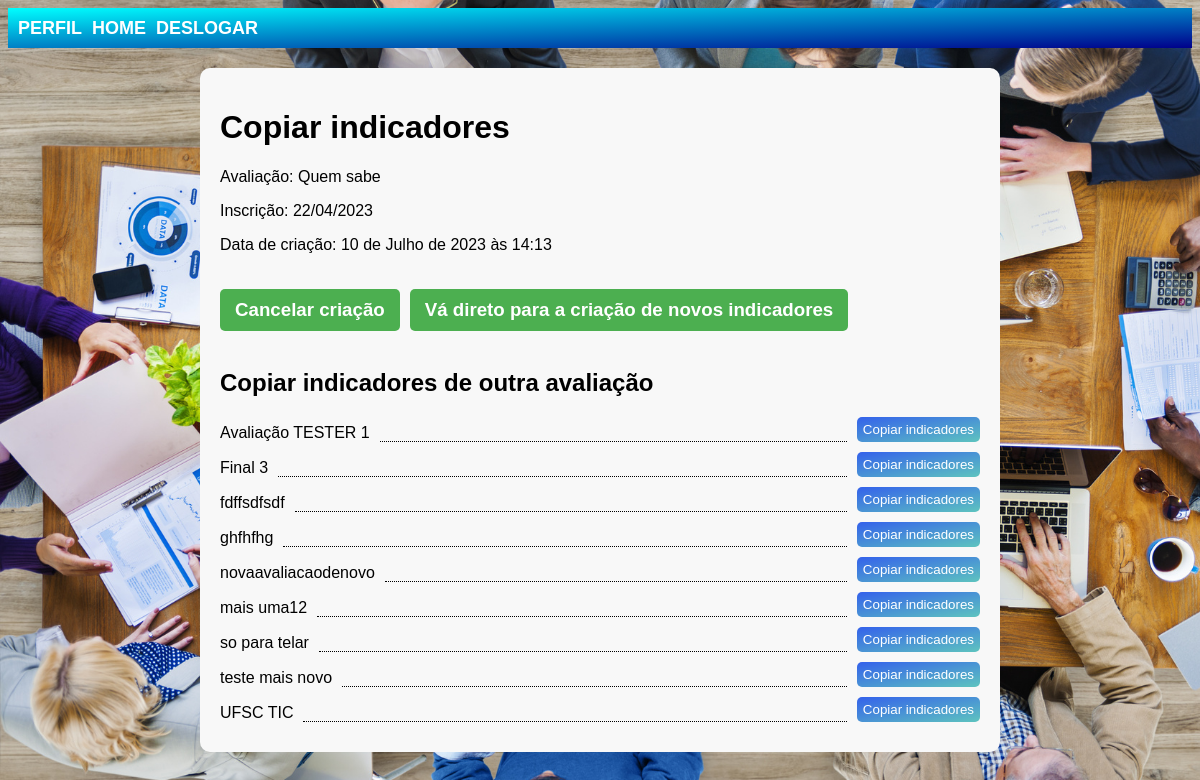
/avaliacoes/exibir_copiar_indicadores/33/ (signed in), run on the app's committed database.
### avaliacoes/models.py (models this page shows, shortened)
class Avaliacao(models.Model):
    nome = models.CharField(max_length=255)
    inscricao = models.CharField(max_length=255)
    data_criacao = models.DateTimeField(auto_now_add=True)
    distribuidor = models.ForeignKey(CustomUser, on_delete=models.CASCADE, related_name='avaliacoes_criadas', limit_choices_to={'user_type': 'distribuidor'})
    avaliadores = models.ManyToManyField(CustomUser, related_name='avaliacoes', limit_choices_to={'user_type': 'avaliador'})

### avaliacoes/views.py (the view)
# urls.py: path('exibir_copiar_indicadores/<int:avaliacao_id>/', views.exibir_copiar_indicadores,
@login_required
def exibir_copiar_indicadores(request, avaliacao_id):
    avaliacao = get_object_or_404(Avaliacao, id=avaliacao_id)
    if request.user != avaliacao.distribuidor:
        messages.error(request, 'Você não tem permissão para copiar os indicadores desta avaliação.')
        return redirect('avaliacoes:home')
    avaliacoes = Avaliacao.objects.filter(distribuidor=request.user).exclude(id=avaliacao.id)
    return render(request, 'avaliacoes/copiar_indicadores.html', {'avaliacao': avaliacao, 'avaliacoes': avaliacoes})

### templates/avaliacoes/copiar_indicadores.html (shortened to what this page needs)
{% extends 'base.html' %}
{% block content %}
    <div class="container">
        <div class="box">
            <h1>Copiar indicadores</h1>
            <p>Avaliação: {{ avaliacao.nome }}</p>
            <p>Inscrição: {{ avaliacao.inscricao }}</p>
            <p>Data de criação: {{ avaliacao.data_criacao }}</p>
            <div class="button-group">
               <h3>
                    <a href="{% url 'avaliacoes:excluir_avaliacao' avaliacao.id %}" onclick="return confirm('Tem certeza que deseja cancelar a criação desta avaliação?')">Cancelar criação</a>
               </h3>
               <h3>
                    <a href="{% url 'avaliacoes:criar_indicador' avaliacao.id %}">Vá direto para a criação de novos indicadores</a>
               </h3>
            </div>
           <h2>Copiar indicadores de outra avaliação</h2>
           {% for outra_avaliacao in avaliacoes %}
               <div class="evaluation-item">
                   {{ outra_avaliacao.nome }}
                   <span></span>
                   <form action="{% url 'avaliacoes:copiar_indicadores' outra_avaliacao.id %}" method="post">
                       <button class="btn-copiar" type="submit">Copiar indicadores</button>
                   </form>
               </div>
           {% endfor %}
       </div>
   </div>
{% endblock %}

### static/css/estilo.css (style rules this page uses)
body { font-family: 'abc', sans-serif; }

### templates/avaliacoes/copiar_indicadores.html (style rules this page uses)
.container { max-width: 800px; margin: 0 auto; padding: 20px; }
.box { background-color: #f8f8f8; padding: 20px; border-radius: 10px; margin-bottom: 20px; }
.button-group { display: flex; align-items: center; margin-bottom: 10px; }
.button-group a { display: inline-block; padding: 10px 15px; background-color: #4CAF50; color: white; text-decoration: none; border-radius: 5px; margin-right: 10px; }
.evaluation-item { display:flex; align-items:flex-end; justify-content:space-between; margin-bottom:10px }
.evaluation-item span { flex-grow:1; border-bottom:dotted 1px black; margin-left:10px; margin-right:10px }
.btn-copiar { background-image: linear-gradient(to bottom right, #3461eb, #5ec4bf); padding-top: 5px; padding-bottom: 5px; border-radius:5px; color:white; text-decoration:none; border:none }

### data on the page
Avaliacao: nome "Quem sabe", inscricao "22/04/2023", data_criacao "10 de Julho de 2023 às 14:13"
Avaliacao: nome "Avaliação TESTER 1"
Avaliacao: nome "Final 3"
Avaliacao: nome "fdffsdfsdf"
Avaliacao: nome "ghfhfhg"
Avaliacao: nome "novaavaliacaodenovo"
Avaliacao: nome "mais uma12"
Avaliacao: nome "so para telar"
Avaliacao: nome "teste mais novo"
Avaliacao: nome "UFSC TIC"
